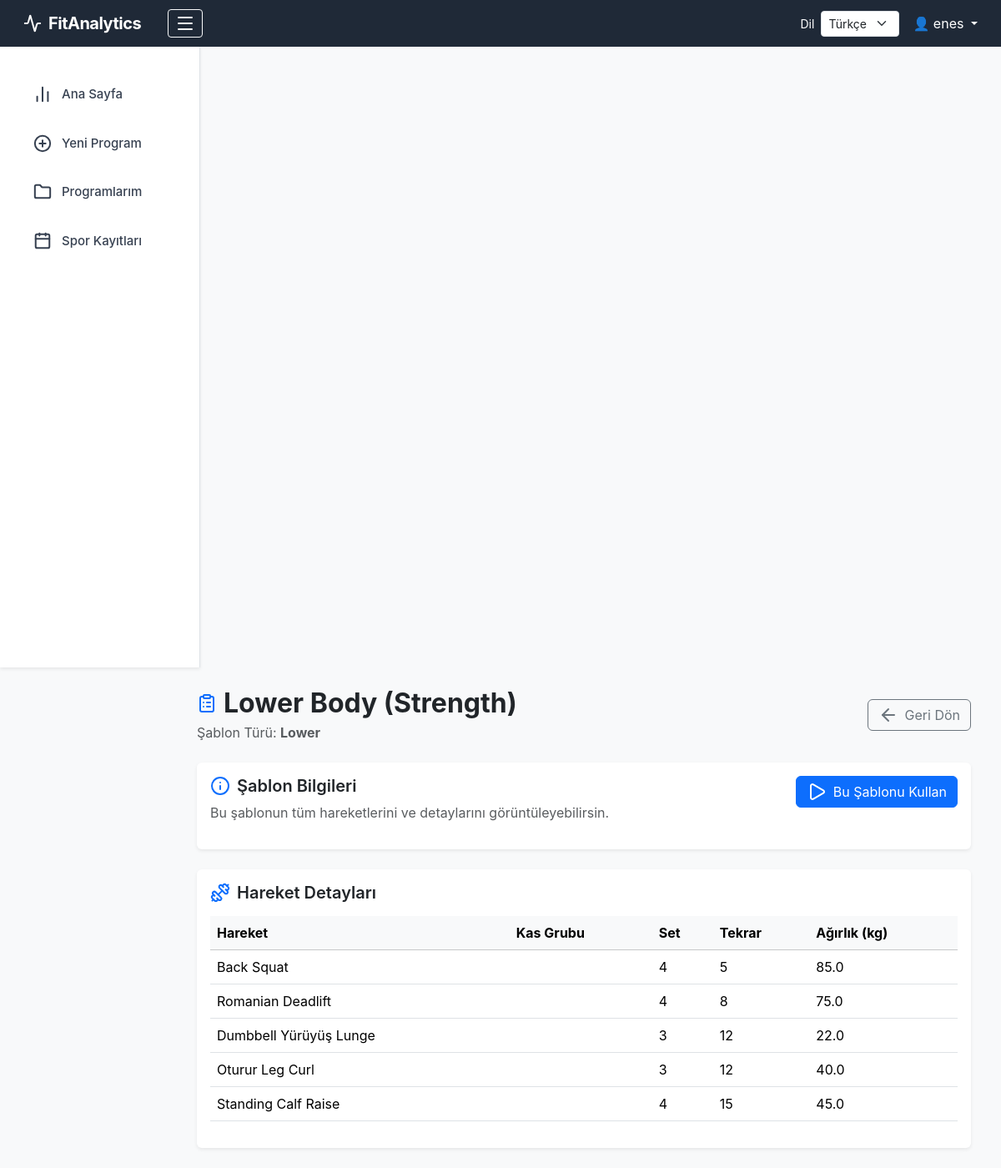
The app's page /template/15 (signed in) with its own data.
### tables this page shows
CREATE TABLE workout_templates (
    template_id    INTEGER PRIMARY KEY AUTOINCREMENT,
    user_id        INTEGER NOT NULL,
    template_name  TEXT NOT NULL,
    workout_type   TEXT NOT NULL,
    FOREIGN KEY (user_id) REFERENCES users(user_id)
);

CREATE TABLE template_exercises (
    template_exercise_id INTEGER PRIMARY KEY AUTOINCREMENT,
    template_id          INTEGER NOT NULL,
    exercise_lib_id      INTEGER NOT NULL,
    exercise_name        TEXT NOT NULL,
    muscle_id            INTEGER NOT NULL,
    default_sets         INTEGER,
    default_reps         INTEGER,
    default_weight       REAL,
    FOREIGN KEY (template_id) REFERENCES workout_templates(template_id),
    FOREIGN KEY (exercise_lib_id) REFERENCES exercise_library(exercise_lib_id),
    FOREIGN KEY (muscle_id) REFERENCES muscles(muscle_id)
);

### app/blueprints/templates.py (the view)
@main.route("/template/<int:template_id>")
def template_detail(template_id):
    if "user_id" not in session:
        return redirect(url_for("main.login"))
    user_id = session["user_id"]
    template = get_template_header(template_id, user_id)
    if not template:
        return "Template not found", 404
    exercises = get_template_exercises(template_id)
    return render_template(
        "template_detail.html",
        template=template,
        exercises=exercises
    )

### app/database.py (called while the page is built)
def get_connection():
    conn = sqlite3.connect(DB_PATH)
    conn.row_factory = sqlite3.Row
    return conn

### app/services/template_services.py (called while the page is built)
def get_template_header(template_id: int, user_id: int):
    conn = get_connection()
    cur = conn.cursor()
    cur.execute("""
        SELECT template_id, template_name, workout_type
        FROM workout_templates
        WHERE template_id = ? AND user_id = ?
    """, (template_id, user_id))
    row = cur.fetchone()
    conn.close()
    return row

def get_template_exercises(template_id: int):
    conn = get_connection()
    cur = conn.cursor()
    cur.execute("""
        SELECT template_exercise_id, exercise_lib_id,
               exercise_name, muscle_id,
               default_sets, default_reps, default_weight
        FROM template_exercises
        WHERE template_id = ?
        ORDER BY template_exercise_id ASC
    """, (template_id,))
    rows = cur.fetchall()
    conn.close()
    return rows

### app/templates/template_detail.html
{% extends "layout.html" %}
{% block content %}
<div class="container-fluid">
    <div class="d-flex justify-content-between align-items-center mb-4">
        <div>
            <h2 class="fw-bold mb-1 d-flex align-items-center">
                <i data-lucide="clipboard-list" class="me-2 text-primary"></i>
                {{ template.template_name }}
            </h2>
            <p class="text-muted mb-0">
                Şablon Türü: <strong>{{ template.workout_type | capitalize }}</strong>
            </p>
        </div>
        <a href="{{ url_for('main.my_templates') }}"
           class="btn btn-outline-secondary d-flex align-items-center">
            <i data-lucide="arrow-left" class="me-2"></i>
            Geri Dön
        </a>
    </div>
    <div class="card shadow-sm border-0 mb-4">
        <div class="card-body">
            <div class="d-flex justify-content-between align-items-start">
                <div>
                    <h5 class="fw-semibold d-flex align-items-center">
                        <i data-lucide="info" class="me-2 text-primary"></i>
                        Şablon Bilgileri
                    </h5>
                    <p class="text-muted">
                        Bu şablonun tüm hareketlerini ve detaylarını görüntüleyebilirsin.
                    </p>
                </div>
                <a href="{{ url_for('main.use_template', template_id=template.template_id) }}"
                   class="btn btn-primary text-white d-flex align-items-center">
                    <i data-lucide="play" class="me-2"></i>
                    Bu Şablonu Kullan
                </a>
            </div>
        </div>
    </div>
    <div class="card shadow-sm border-0">
        <div class="card-body">
            <h5 class="fw-semibold mb-3 d-flex align-items-center">
                <i data-lucide="dumbbell" class="me-2 text-primary"></i>
                Hareket Detayları
            </h5>
            {% if exercises %}
            <table class="table table-hover align-middle">
                <thead class="table-light">
                    <tr>
                        <th>Hareket</th>
                        <th>Kas Grubu</th>
                        <th>Set</th>
                        <th>Tekrar</th>
                        <th>Ağırlık (kg)</th>
                    </tr>
                </thead>
                <tbody>
                    {% for ex in exercises %}
                    <tr>
                        <td>{{ ex.exercise_name }}</td>
                        <td>{{ ex.target_muscle }}</td>
                        <td>{{ ex.default_sets }}</td>
                        <td>{{ ex.default_reps }}</td>
                        <td>{{ ex.default_weight }}</td>
                    </tr>
                    {% endfor %}
                </tbody>
            </table>
            {% else %}
            <p class="text-muted mb-0">Bu şablonda henüz hareket yok.</p>
            {% endif %}
        </div>
    </div>
</div>
{% endblock %}

### app/static/style.css (style rules this page uses)
body { background-color: #f4f6fb !important; font-family: 'Inter', sans-serif; }

### records on screen
workout_templates: template_name "Lower Body (Strength)", workout_type "Lower"
template_exercises: exercise_name "Back Squat", default_sets "4", default_reps "5", default_weight "85.0"
template_exercises: exercise_name "Romanian Deadlift", default_sets "4", default_reps "8", default_weight "75.0"
template_exercises: exercise_name "Dumbbell Yürüyüş Lunge", default_sets "3", default_reps "12", default_weight "22.0"
template_exercises: exercise_name "Oturur Leg Curl", default_sets "3", default_reps "12", default_weight "40.0"
template_exercises: exercise_name "Standing Calf Raise", default_sets "4", default_reps "15", default_weight "45.0"

### other values on screen
{{ t.language_label }} "Dil"
{{ session["user_name"] }} "enes"
{{ t.nav_dashboard }} "Ana Sayfa"
{{ t.nav_history }} "Spor Kayıtları"
form field language "Türkçe"
